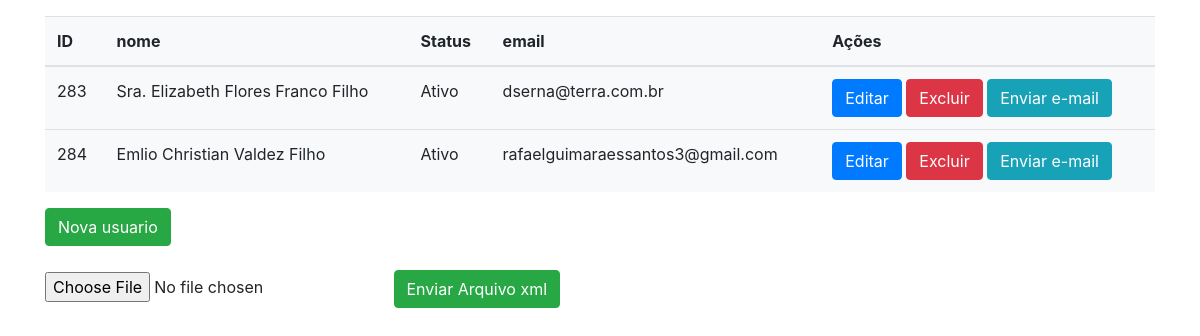
The page / on the database its author committed.
### tables this page shows
CREATE TABLE `usuarios` (
  `id` int(11) NOT NULL AUTO_INCREMENT,
  `nome` varchar(45) DEFAULT NULL,
  `ativo` varchar(45) DEFAULT NULL,
  `data` varchar(45) DEFAULT NULL,
  `bairro` varchar(45) DEFAULT NULL,
  `documento` varchar(45) DEFAULT NULL,
  `email` varchar(45) DEFAULT NULL,
  `endereco` varchar(45) DEFAULT NULL,
  `cidade` varchar(45) DEFAULT NULL,
  `uf` varchar(45) DEFAULT NULL,
  `telefone` varchar(45) DEFAULT NULL,
  `cep` varchar(45) DEFAULT NULL,
  PRIMARY KEY (`id`),
  UNIQUE KEY `documento_UNIQUE` (`documento`)
);

### index.php (called while the page is built, shortened)
<?php
$usuarios = Usuario::getUsuarios();
include __DIR__.'/includes/header.php';
include __DIR__.'/includes/listagem.php';
include __DIR__.'/includes/footer.php';

### app/Db/Database.php (called while the page is built, shortened)
<?php
class Database{
  private $table;
  private $connection;
  public function __construct($table = null){
    $this->table = $table;
  }
  private function setConnection(){
    try{
      $this->connection = new PDO('mysql:host='.self::HOST.';dbname='.self::NAME,self::USER,self::PASS);
      $this->connection->setAttribute(PDO::ATTR_ERRMODE,PDO::ERRMODE_EXCEPTION);
    }catch(PDOException $e){
      die('ERROR: '.$e->getMessage());
    }
  }
  public function execute($query,$params = []){
    try{
      $statement = $this->connection->prepare($query);
      $statement->execute($params);
      return $statement;
    }catch(PDOException $e){
      die('ERROR: '.$e->getMessage());
    }
  }
  public function select($where = null, $order = null, $limit = null, $fields = '*'){
    $where = strlen($where) ? 'WHERE '.$where : '';
    $order = strlen($order) ? 'ORDER BY '.$order : '';
    $limit = strlen($limit) ? 'LIMIT '.$limit : '';
    $query = 'SELECT '.$fields.' FROM '.$this->table.' '.$where.' '.$order.' '.$limit;
    return $this->execute($query);
  }
}

### app/Entity/Usuario.php (called while the page is built, shortened)
<?php
class Usuario{
  public static function getUsuarios($where = null, $order = null, $limit = null){
    return (new Database('usuarios'))->select($where,$order,$limit)
                                  ->fetchAll(PDO::FETCH_CLASS,self::class);
  }
}

### includes/listagem.php (the view, shortened to what this page needs)
<?php
  $resultados = '';
  foreach($usuarios as $usuario){
    $resultados .= '<tr>
                      <td>'.$usuario->id.'</td>
                      <td>'.$usuario->nome.'</td>
                      <td>'.($usuario->ativo == '1' ? 'Ativo' : 'Inativo').'</td>
                      <td>'.$usuario->email.'</td>
                      <td>
                        <a href="editar.php?id='.$usuario->id.'">
                          <button type="button" class="btn btn-primary">Editar</button>
                        </a>
                        <a href="excluir.php?id='.$usuario->id.'">
                          <button type="button" class="btn btn-danger">Excluir</button>
                        </a>
                        <a href="EnviarEmail.php?id='.$usuario->id.'">
                          <button type="button" class="btn btn btn-info">Enviar e-mail</button>
                        </a>
                      </td>
                    </tr>';
  }
  $resultados = strlen($resultados) ? $resultados : '<tr>
                                                       <td colspan="6" class="text-center">
                                                              Nenhuma usuario encontrada
                                                       </td>
                                                    </tr>';
?>
<main>
  <section>
    <table class="table bg-light mt-3">
        <thead>
          <tr>
            <th>ID</th>
            <th>nome</th>
            <th>Status</th>
            <th>email</th>
            <th>Ações</th>
          </tr>
        </thead>
        <tbody>
            <?=$resultados?>
        </tbody>
    </table>
  </section>
  <section>
    <a href="cadastrar.php">
      <button class="btn btn-success">Nova usuario</button>
    </a>
  </section>
  <br>
  <form action="arquivo.php" method="POST" enctype="multipart/form-data">
    <input type="file" name="xml" />
    <button class="btn btn-success" type="submit">Enviar Arquivo xml</button>
</form>
</main>

### includes/header.php (shortened to what this page needs)
<!doctype html>
<html lang="en">
  <head>
    <link rel="stylesheet" href="https://stackpath.bootstrapcdn.com/bootstrap/4.5.2/css/bootstrap.min.css">
  </head>
    <div class="container">

### includes/footer.php (shortened to what this page needs)
    </div>
  </body>
</html>

### rows shown on the page
usuarios: id "283", nome "Sra. Elizabeth Flores Franco Filho", ativo "Ativo", email "dserna@terra.com.br"
usuarios: id "284", nome "Emlio Christian Valdez Filho", ativo "Ativo", email "rafaelguimaraessantos3@gmail.com"
